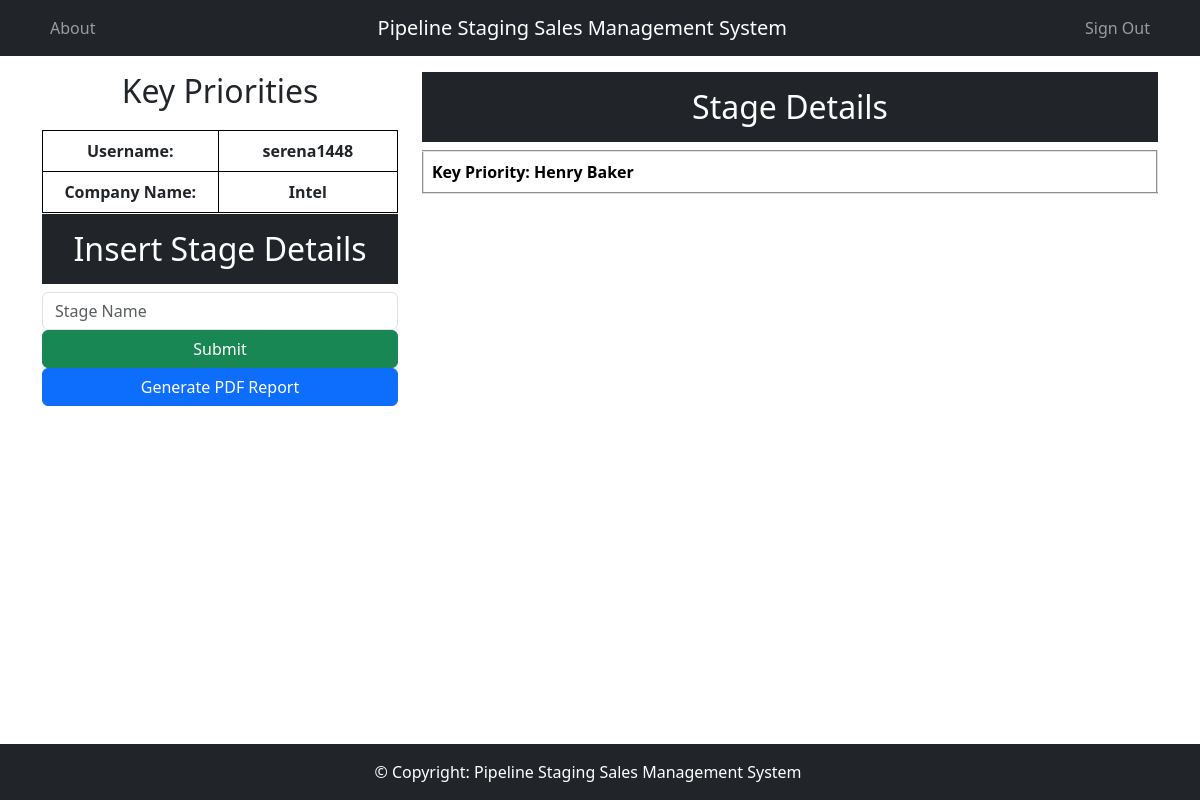
Page /SalesManagementSystemApp/KeyPriorities/RD/serena1448/Intel/ on the earlier database version.
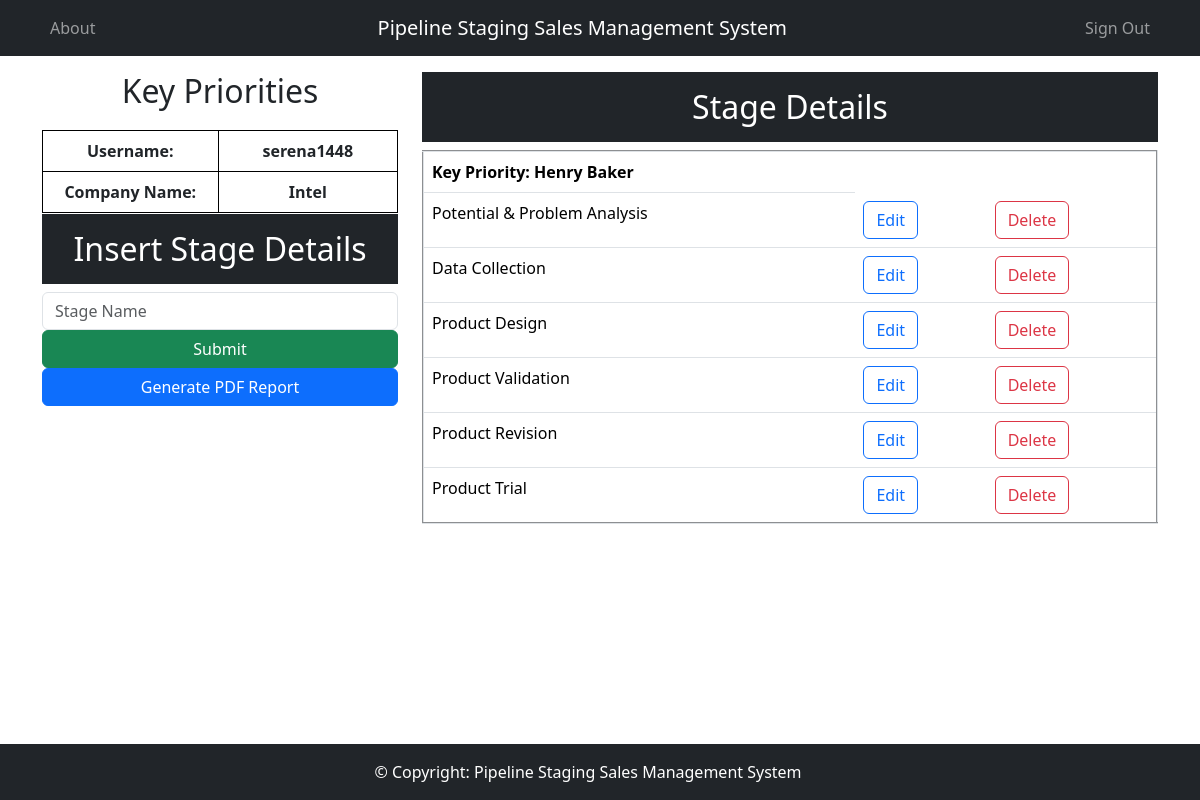
Same page on the later database version.
### SalesManagementSystemApp/models.py (models this page shows, shortened)
class RDStage(models.Model):
    custom_stage = models.CharField(max_length=150)

### SalesManagementSystemApp/views.py (the view)
# urls.py: path('SalesManagementSystemApp/KeyPriorities/RD/<str:username>/<str:company_name>/', views.RDMethod, name = 'RD'),
def RDMethod(request, username, company_name):
    data = RDStage.objects.all()
    context = {'data': data, 'username': username, 'company_name': company_name}
    return render(request, "SalesManagementSystemApp/RD.html", context)

### SalesManagementSystemApp/templates/SalesManagementSystemApp/RD.html (shortened to what this page needs)
{% load static %}
<!DOCTYPE HTML>
<html lang="en">
<head>
    <link href="https://cdn.jsdelivr.net/npm/bootstrap@5.3.3/dist/css/bootstrap.min.css" rel="stylesheet">
    <link rel="stylesheet" href="{% static 'SalesManagementSystemApp/css/newrdstyles.css' %}">
</head>
<body>
<nav class="navbar navbar-expand-lg navbar-dark bg-dark">
    <div class="container">
        <div class="collapse navbar-collapse justify-content-flex-start">
            <ul class="navbar-nav">
                 <li class="nav-item">
                    <a class="nav-link"
                href="{%url 'SalesManagementSystemApp:About'%}">About</a>
                </li>
            </ul>
        </div>
        <nav class="navbar-brand">Pipeline Staging Sales Management System</nav>
         <div class="collapse navbar-collapse justify-content-end">
             <ul class="navbar-nav">
               <li class="nav-item">
                    <a class="nav-link"
                href="{%url 'SalesManagementSystemApp:SignOut'%}">Sign Out</a>
                </li>
                </ul>
        </div>
    </div>
  </nav>
{% block content %}
<div class="container mt-3">
    <div class="row">
        <div class="col-md-4">
            <div class="form-headingdetail">
                <h2>Key Priorities</h2>
            </div>
            <div class="tableusers">
                <table border="2">
                    <tbody>
                        <tr>
                            <td><b>Username:</b></td>
                            <td><b>{{ username }}</b></td>
                        </tr>
                        <tr>
                            <td><b>Company Name:</b></td>
                            <td><b>{{ company_name }}</b></td>
                        </tr>
                    </tbody>
                </table>
            </div>
        </div>
        <div class="col-md-8">
    <h2 class="text-center text-white bg-dark p-3">Stage Details</h2>
<table class="table" border = "2">
        <thead>
            <tr>
                <th scope="col">Key Priority: Henry Baker</th>
            </tr>
        </thead>
        <tbody>
            {% for d in data %}
                <tr>
                    <td>{{ d.custom_stage }}</td>
                    <td><a type="button" href="{% url 'SalesManagementSystemApp:RDTableUpdateStage' id=d.id username=username company_name=company_name  %}" class="btn btn-outline-primary">Edit</a></td>
                    <td><a type="button" href="{% url 'SalesManagementSystemApp:RDTableDeleteStage' id=d.id username=username company_name=company_name stage_name=d.custom_stage %}" class="btn btn-outline-danger">Delete</a></td>
                </tr>
            {% endfor %}
        </tbody>
    </table>
</div>
<div class="fixed-container">
    <div class="container mt-1">
        <div class="row">
            <div class="col-md-4">
                <h2 class="text-center text-white bg-dark p-3">Insert Stage Details</h2>
                <form action="{% url 'SalesManagementSystemApp:RDTableInsertStage' username=username company_name=company_name %}" method="POST">
                    <div class="form-group">
                        <input type="text" class="form-control" placeholder="Stage Name" name="custom_stage">
                    </div>
                    <div class="d-grid gap-2">
                        <button class="btn btn-success" type="submit">Submit</button>
                    </div>
                </form>
                <div class="d-grid gap-2">
                    <a href="{% url 'SalesManagementSystemApp:RDTableGenerate_PDF' username=username company_name=company_name %}" class="btn btn-primary">Generate PDF Report</a>
                </div>
            </div>
        </div>
    </div>
</div>
 {% endblock content %}
<footer class="bg-dark text-white text-center text-lg-start fixed-bottom">
  <div class="container-fluid p-3 row justify-content-center">
    <div class="row">
     <div class="text-center">
       © Copyright: Pipeline Staging Sales Management System
     </div>
    </div>
  </div>
</footer>
  </body>
</html>

### SalesManagementSystemApp/static/SalesManagementSystemApp/css/newrdstyles.css (style rules this page uses)
.form-headingdetail { text-align: center; margin-bottom: 20px; }
.tableusers { margin: 0 auto; }
.tableusers table { border-collapse: collapse; }
.tableusers table, .tableusers th, .tableusers td { border: 1px solid black; padding: 8px; text-align: center; }
.tableusers td { width: 25%; }

### SalesManagementSystemApp/templates/SalesManagementSystemApp/RD.html (style rules this page uses)
.fixed-container { position: fixed; top: 210px; left: 50%; transform: translateX(-50%); z-index: 1000; }

Differences in the rows shown:
added RDStage: custom_stage "Potential & Problem Analysis"
added RDStage: custom_stage "Data Collection"
added RDStage: custom_stage "Product Design"
added RDStage: custom_stage "Product Validation"
added RDStage: custom_stage "Product Revision"
added RDStage: custom_stage "Product Trial"
